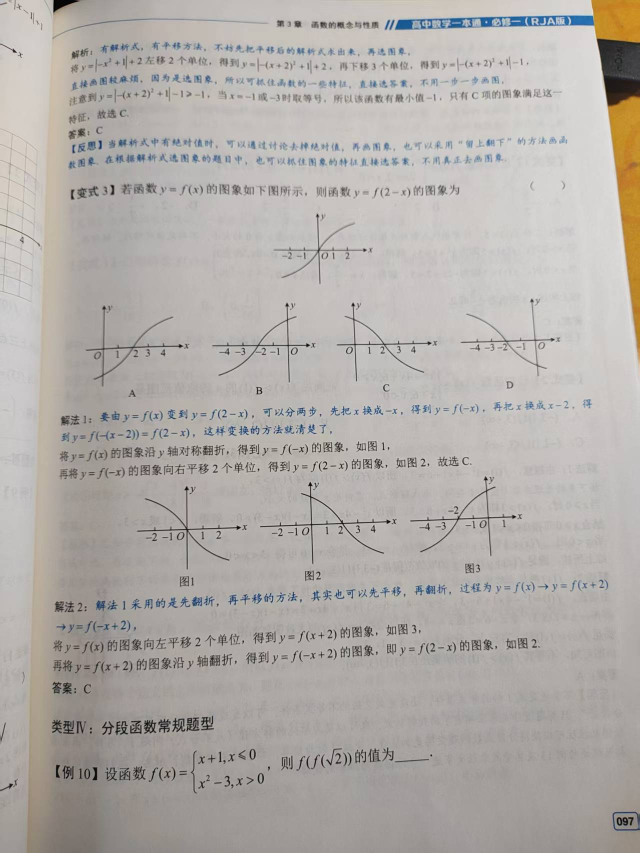
#> input picture internal/senior-high/source-images/function-representations-planning-20261030/source-image-08.png, 1279 x 1706 px (shown at 1/2 size)
$ python build_function_graph_g4_fixtures.py
#> lines starting #> are read from the running program, lines starting #| are printed output that depends on the picture
### server/shuxueshuo_server/search/figures.py
"""Private question pictures. Display identity never admits mathematical identity.

The optional sidecar is an authored/reviewed asset manifest, not model output.
Absent a reviewed manifest, show the original crop as a single source picture.
All boxes refer to that immutable image; callers retain the ownership/read lease.
"""

import json
import math
from functools import cache
from hashlib import sha256
from io import BytesIO
from pathlib import Path

from jsonschema import Draft202012Validator
from PIL import Image, UnidentifiedImageError

from .storage import SearchError

VERSION = "question-figures/v1"
MANIFEST = "question-figures.json"
SCHEMA = Path(__file__).resolve().parents[3] / "internal/schemas/question-figures-v1.schema.json"


@cache
def validator():
    return Draft202012Validator(json.loads(SCHEMA.read_text(encoding="utf-8")))


# [11 lines left out: function pixel_box, not called in this run]


def validate_manifest(manifest, source):
    if not validator().is_valid(manifest):
        raise SearchError("figure.invalid_manifest", 409)
    if manifest["source"] != source:
        raise SearchError("figure.source_changed", 409)
    ids, options, labels = set(), set(), set()
    sources = []
    for figure in manifest["figures"]:
        identifier = figure["id"]
        if identifier in ids:
            raise SearchError("figure.duplicate_id", 409)
        ids.add(identifier)
        pixel_box(figure["box"], (source["width"], source["height"]))
        target = figure.get("target_ref")
        if target and target.rsplit("/goals/", 1)[0] != figure["scope_ref"]:
            raise SearchError("figure.wrong_target", 409)
        if figure["role"] == "option":
            key = (target, figure["option_id"])
            label = (target, figure["label"])
            if key in options or label in labels:
                raise SearchError("figure.duplicate_option", 409)
            options.add(key)
            labels.add(label)
        if figure["role"] == "source":
            sources.append(figure)
    if len(sources) != 1 or sources[0]["id"] != "original" or sources[0]["box"] != [0, 0, 1, 1] or sources[0]["scope_ref"] != "/root" or sources[0].get("target_ref"):
        raise SearchError("figure.invalid_source", 409)


# [69 lines left out: functions source_image, manifest_for, presentation_identity, present, image_bytes, not called in this run]

### tools/build_function_graph_g4_fixtures.py
"""Crop the given schematic and four original choices; omit printed analysis."""
import json
import sys
from hashlib import sha256
from pathlib import Path

from PIL import Image

ROOT = Path(__file__).resolve().parents[1]
sys.path.insert(0, str(ROOT/'server'))
from shuxueshuo_server.search.figures import image_bytes, presentation_identity, validate_manifest


def main():
    source = ROOT/'internal/senior-high/source-images/function-representations-planning-20261030/source-image-08.png'
    output = ROOT/'site/assets/question-figures/fr-t2-b09-v3'
    output.mkdir(parents=True, exist_ok=True)
    crop = (125, 350, 1160, 805)
    regions = [('given-graph', (525, 417, 759, 575)),
               ('option-a', (157, 593, 390, 799)), ('option-b', (412, 587, 632, 799)),
               ('option-c', (667, 580, 906, 796)), ('option-d', (922, 571, 1140, 793))]
    with Image.open(source) as page:
#> page is the input picture: PIL image 1279x1706 RGB; mean R, G, B 178.2, 173.6, 169.7
        page.crop(crop).save(output/'original.png')
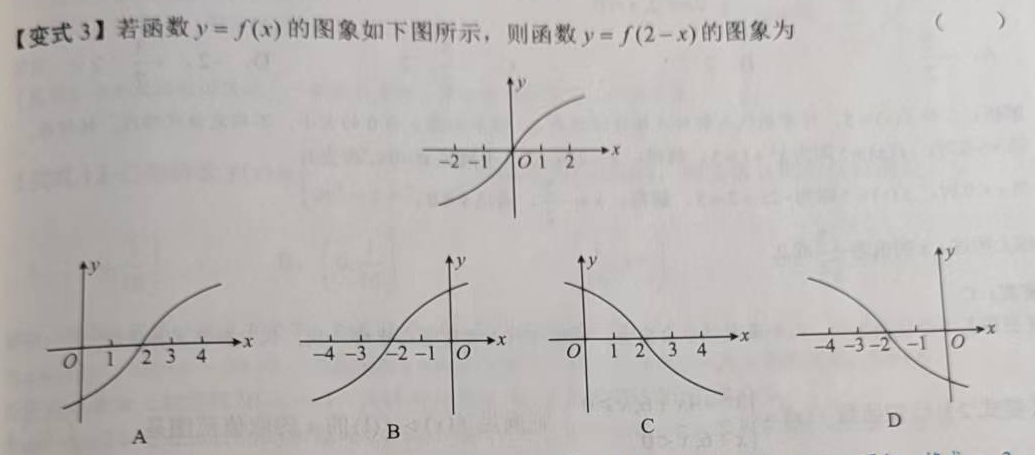
#> saved as original.png: PIL image 1035x455 RGB; mean R, G, B 189.2, 185.4, 183.1
    manifest = {'schema_version': 'question-figures/v1', 'source': {
        'sha256': sha256((output/'original.png').read_bytes()).hexdigest(), 'width': crop[2]-crop[0],
        'height': crop[3]-crop[1], 'quality': 'original'}, 'figures': [
        {'id': 'original', 'role': 'source', 'scope_ref': '/root', 'box': [0, 0, 1, 1]}]}
    for name, region in regions:
        row = {'id': name, 'role': 'statement' if name == 'given-graph' else 'option',
               'scope_ref': '/root', 'target_ref': '/root/goals/0',
               'box': [(v-crop[i % 2])/(crop[2+i % 2]-crop[i % 2]) for i, v in enumerate(region)]}
        if row['role'] == 'option':
            row.update(option_id=name, label=name[-1].upper())
        manifest['figures'].append(row)
    validate_manifest(manifest, manifest['source'])
    (output/'question-figures.json').write_text(json.dumps(manifest, ensure_ascii=False, indent=2)+'\n')
    for row in manifest['figures'][1:]:
        (output/f'{row["id"]}.png').write_bytes(image_bytes(output, row['id']))
    display = {**manifest, 'content_id': presentation_identity(manifest), 'figures': [
        {**row, 'image_url': f'/assets/question-figures/fr-t2-b09-v3/{row["id"]}.png'} for row in manifest['figures']]}
    (output/'display.json').write_text(json.dumps(display, ensure_ascii=False, indent=2)+'\n')
    record = json.loads((ROOT/'internal/senior-high/authored-courses/function-graph-g4-20261102/b09-v3.json').read_text())
    course = {'schemaVersion': 1, 'problemId': record['problem_id'], 'title': '图像变换法 · 例 9 变式 3',
              'page': '/topics/function-representations/q09d/', 'topicHref': '/topics/function-representations/',
              'targetRef': '/root/goals/0', 'statement': record['candidate']['original_text'],
              'evidence': 'site/data/graph-walk/function-representations-b09-v3.evidence.json', 'figures': display}
    (ROOT/'site/data/graph-walk/function-representations-b09-v3.source.json').write_text(json.dumps(course, ensure_ascii=False, indent=2)+'\n')
    print('Built B09-v3 original schematic and choices; no replacement function or analysis crop.')


if __name__ == '__main__':
#> (the run stopped early here; a loop or call above may not have finished)

$ run again, with internal/senior-high/source-images/function-representations-planning-20261030/source-image-02.png copied over internal/senior-high/source-images/function-representations-planning-20261030/source-image-08.png
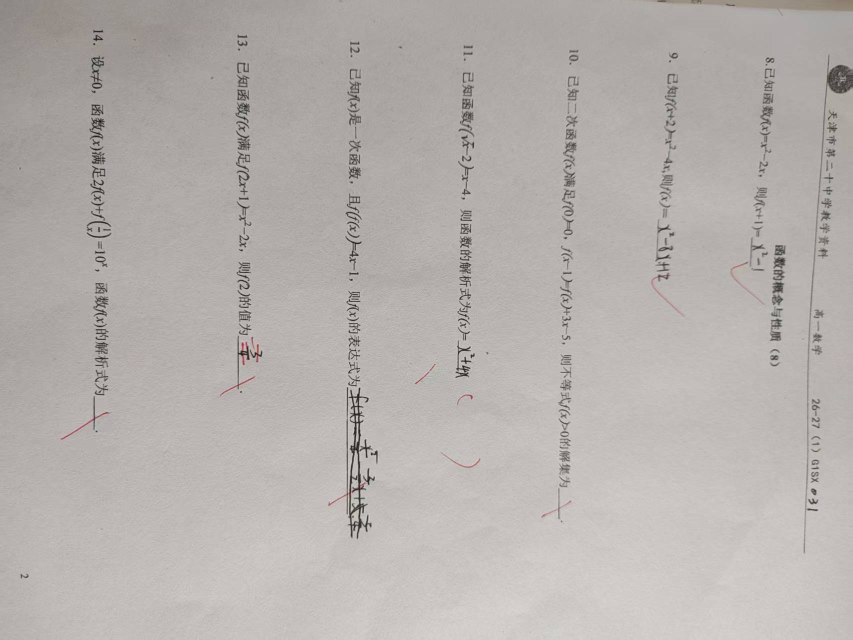
#> input picture internal/senior-high/source-images/function-representations-planning-20261030/source-image-02.png, 1706 x 1279 px (shown at 1/2 size)
#> in main, page is the input picture: PIL image 1706x1279 RGB; mean R, G, B 181.6, 176.5, 173.4
#> in main, `page.crop(crop).save(output/'original.png')`:
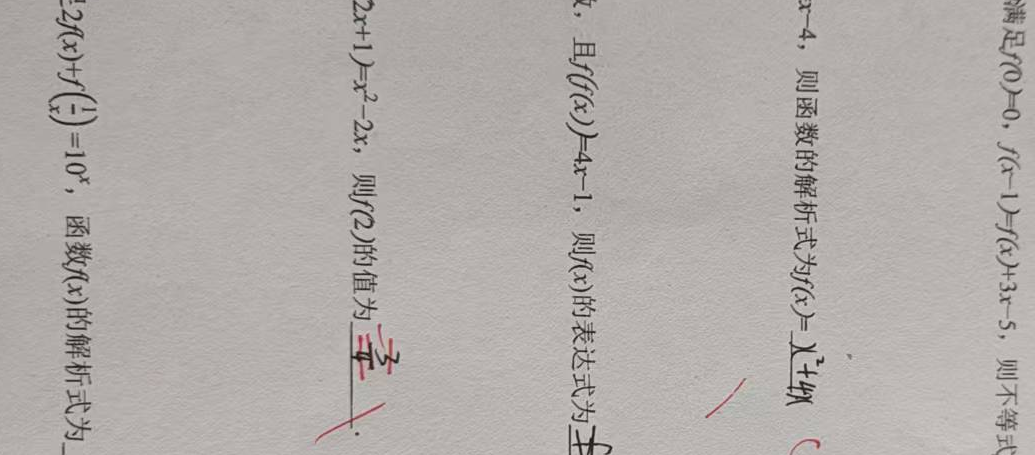
#> saved as original.png: PIL image 1035x455 RGB; mean R, G, B 177.4, 172.3, 169.3

$ run again, with internal/senior-high/source-images/function-representations-planning-20261030/source-image-03.png copied over internal/senior-high/source-images/function-representations-planning-20261030/source-image-08.png
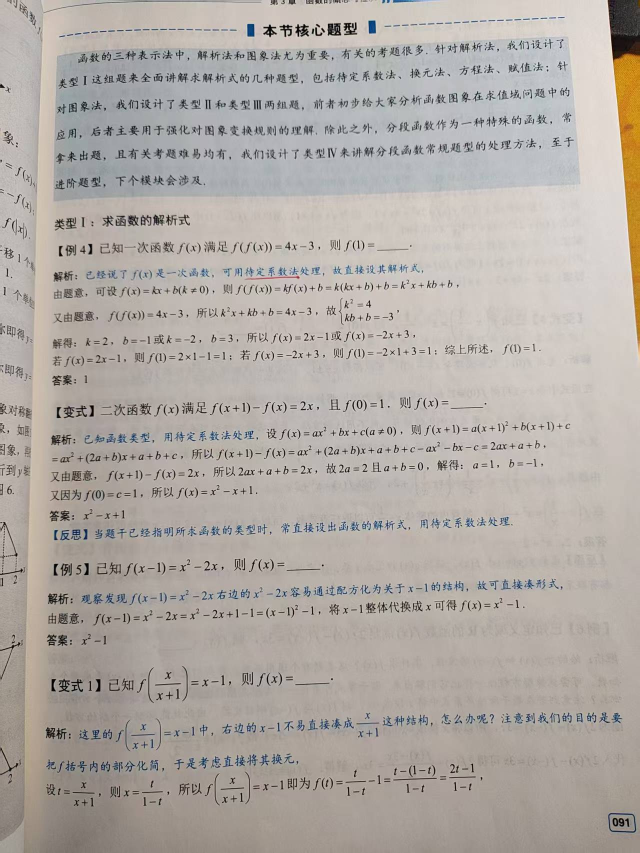
#> input picture internal/senior-high/source-images/function-representations-planning-20261030/source-image-03.png, 1279 x 1706 px (shown at 1/2 size)
#> in main, page is the input picture: PIL image 1279x1706 RGB; mean R, G, B 177.3, 170.9, 165.4
#> in main, `page.crop(crop).save(output/'original.png')`:
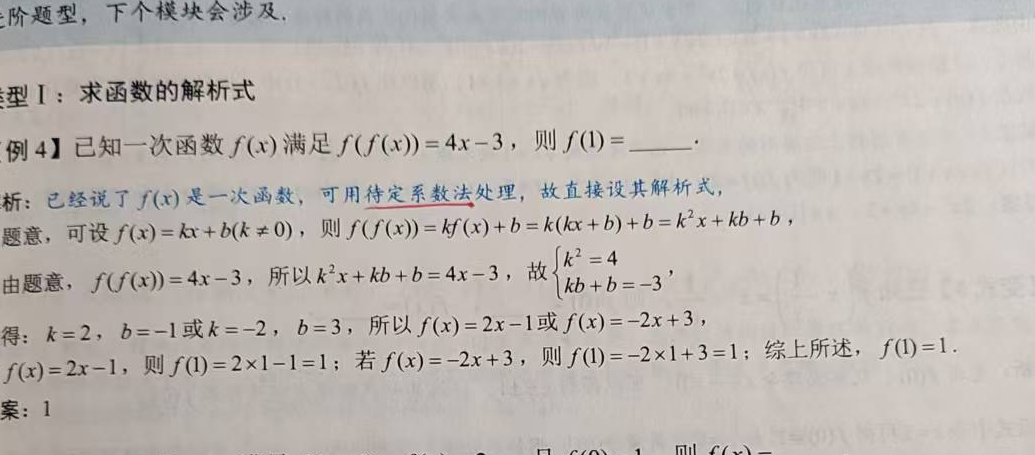
#> saved as original.png: PIL image 1035x455 RGB; mean R, G, B 190.1, 184.2, 179.3

$ run again, with internal/senior-high/source-images/function-representations-planning-20261030/source-image-04.png copied over internal/senior-high/source-images/function-representations-planning-20261030/source-image-08.png
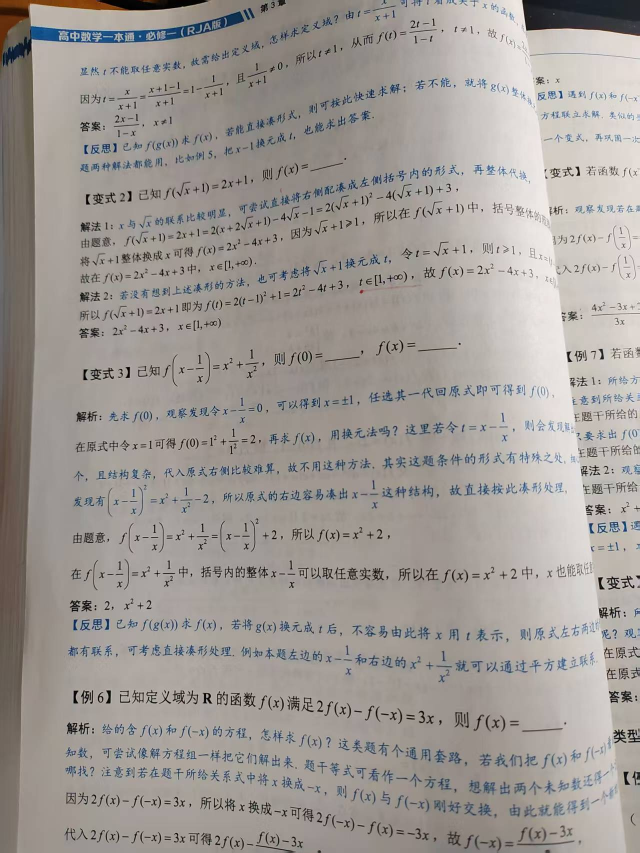
#> input picture internal/senior-high/source-images/function-representations-planning-20261030/source-image-04.png, 1279 x 1706 px (shown at 1/2 size)
#> in main, page is the input picture: PIL image 1279x1706 RGB; mean R, G, B 159.7, 154.3, 149.9
#> in main, `page.crop(crop).save(output/'original.png')`:
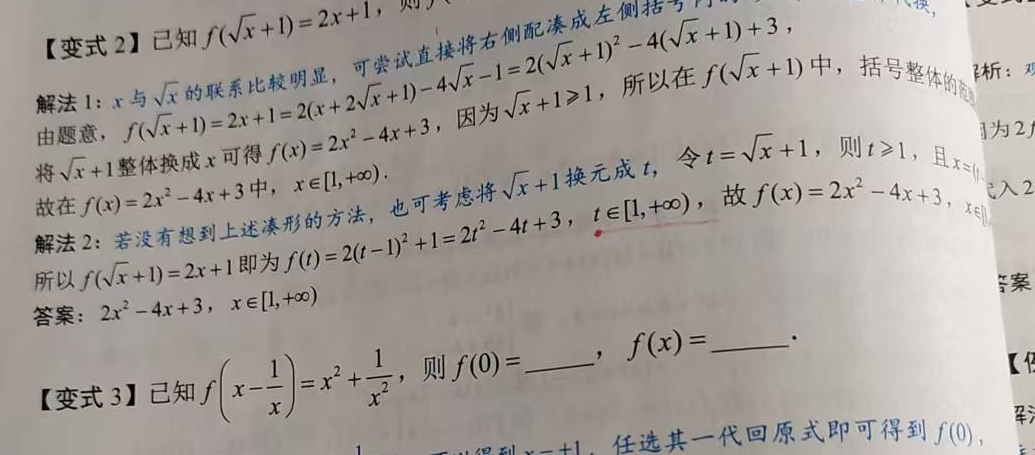
#> saved as original.png: PIL image 1035x455 RGB; mean R, G, B 164, 158.1, 153.3
